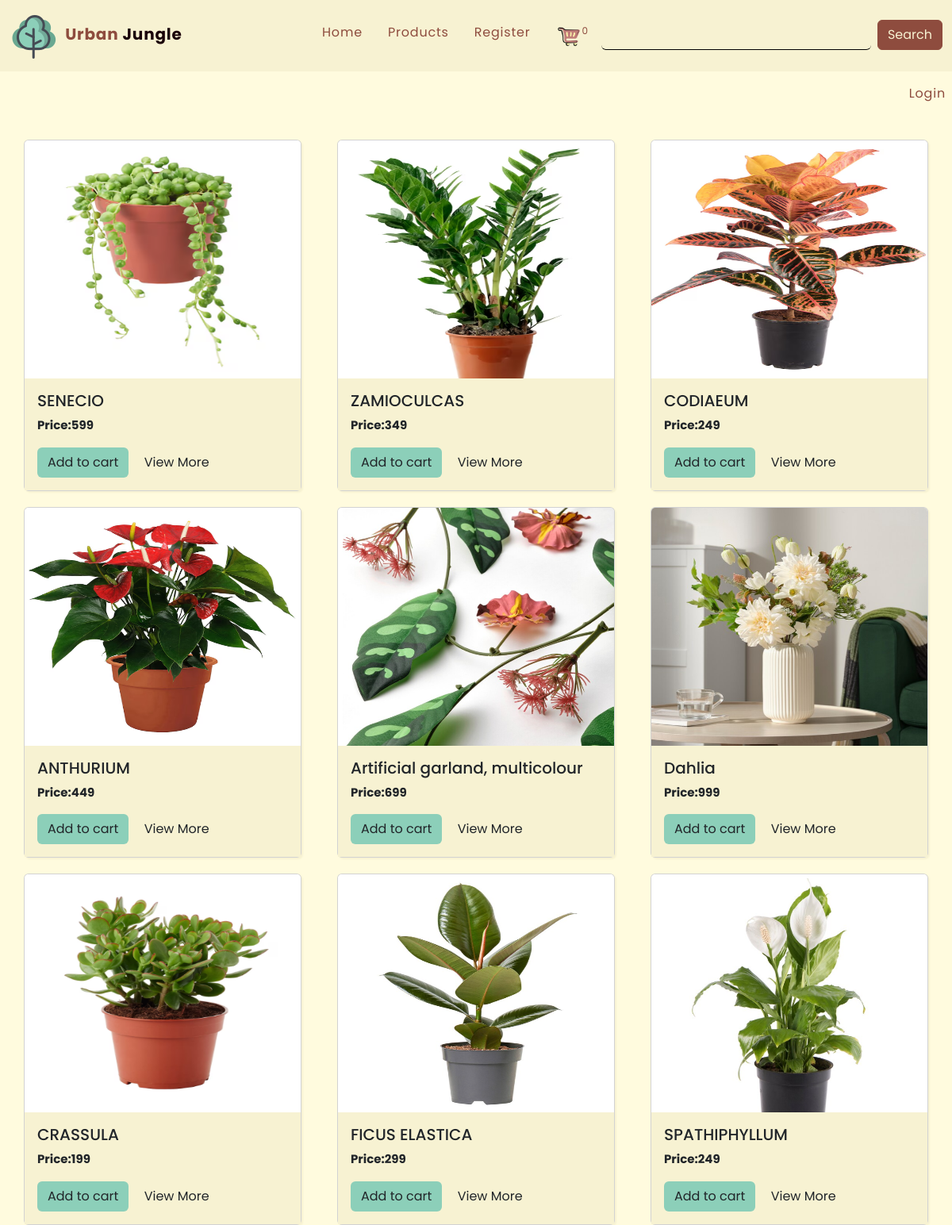
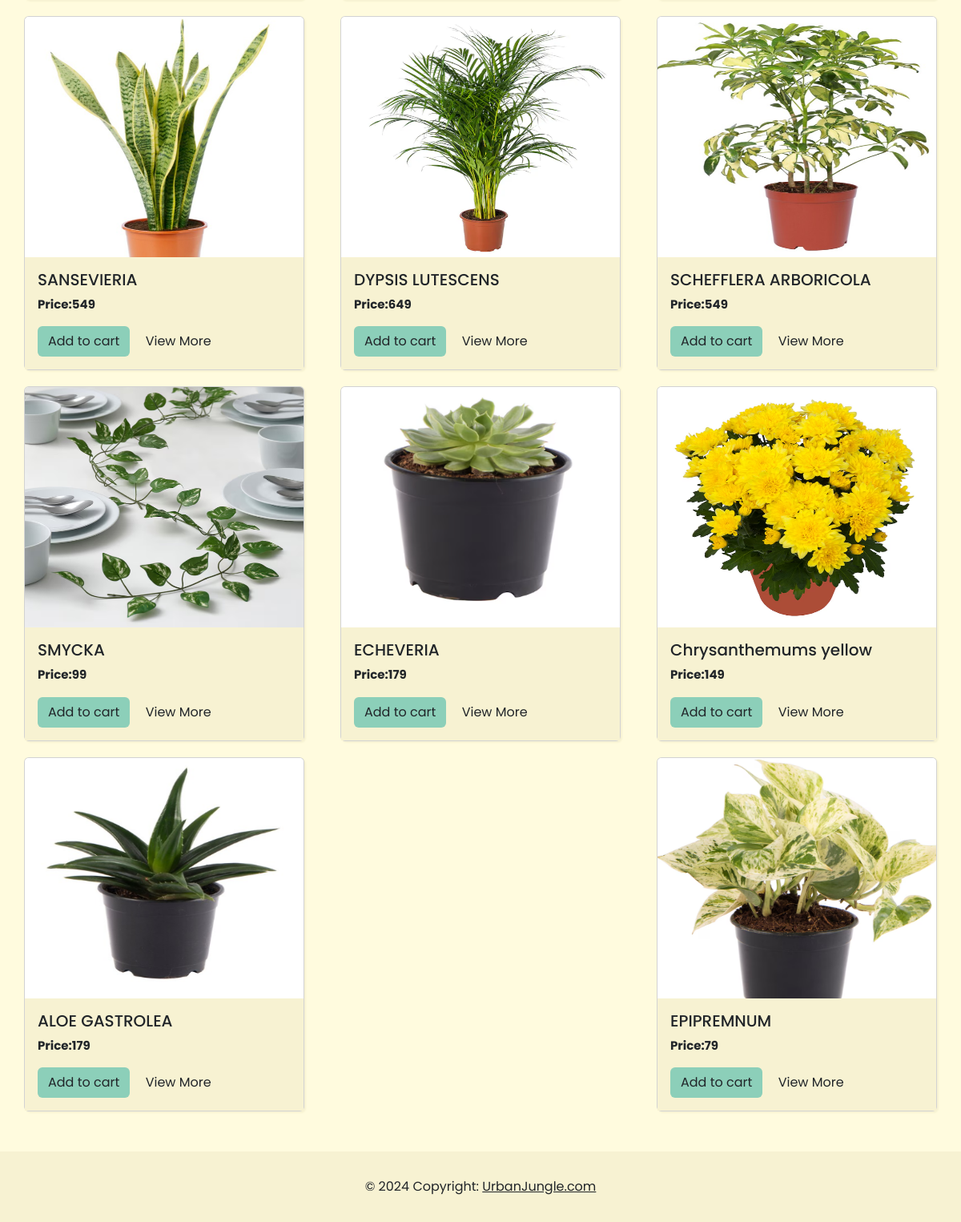
The page /dbms/display_all.php on the database its author committed (2 pictures, top to bottom).
### tables this page shows
CREATE TABLE `products` (
  `product_id` int(11) NOT NULL,
  `product_title` varchar(100) NOT NULL,
  `product_description` varchar(255) NOT NULL,
  `product_keywords` varchar(255) NOT NULL,
  `category_id` int(11) NOT NULL,
  `brand_id` int(11) NOT NULL,
  `product_image1` varchar(255) NOT NULL,
  `product_image2` varchar(255) NOT NULL,
  `product_image3` varchar(255) NOT NULL,
  `product_price` varchar(100) NOT NULL,
  `date` timestamp NOT NULL DEFAULT current_timestamp() ON UPDATE current_timestamp(),
  `status` varchar(100) NOT NULL
);

### dbms/functions/common_function.php (the view, shortened to what this page needs)
<?php
function getAllProducts()
{
    global $conn;
    if (!isset($_GET['category'])) {
        if (!isset($_GET['brand'])) {
            $select_query = "SELECT * FROM `products` ORDER BY rand()";
            $result_query = mysqli_query($conn, $select_query);
            while ($row = mysqli_fetch_assoc($result_query)) {
                $prod_id = $row['product_id'];
                $prod_title = $row['product_title'];
                $prod_image1 = $row['product_image1'];
                $prod_price = $row['product_price'];
                echo "<div style='display: flex;
                flex-direction: column;
                justify-content: space-between;
                width: 350px; margin-bottom:20px;'>
                    <div class='card' data-aos='fade-up' data-aos-delay='300' data-aos-duration='1000' style='box-shadow: 2px 2px 2px 0px #f7f2d2;'>
                        <img src=' ./admin_area/product_images/$prod_image1' style='height:300px' class='card-img-top' alt='...'>
                        <div class='card-body' style='background-color:#f7f2d2'>
                            <h5 class='card-title' style='font-size:20px;'>$prod_title</h5>
                            <p class='card-text' style='font-size:15px; font-weight:bold;'>Price:$prod_price</p>
                            <a href='index.php?add_to_cart=$prod_id' class='btn' style='background-color:
                            #8ccfb9;'>Add to cart</a><a style='margin-left: 2%;' href='product_details.php?product_id=$prod_id' class='btn' style='color:#8e4c3e; margin-left:2%;'>View More</a>
                        </div>
                    </div>
                </div>";
            }
        }
    }
}
function getIPAddress()
{
    if (!empty($_SERVER['HTTP_CLIENT_IP'])) {
        $ip = $_SERVER['HTTP_CLIENT_IP'];
    }
    elseif (!empty($_SERVER['HTTP_X_FORWARDED_FOR'])) {
        $ip = $_SERVER['HTTP_X_FORWARDED_FOR'];
    }
    else {
        $ip = $_SERVER['REMOTE_ADDR'];
    }
    return $ip;
}
function cart_item()
{
    if (isset($_GET['add_to_cart'])) {
        global $conn;
        $get_ip_add = getIPAddress();
        $select_query = "Select * from `cart_details` where ip_address='$get_ip_add'";
        $result_query = mysqli_query($conn, $select_query);
        $num_of_rows = mysqli_num_rows($result_query);
    } else {
        global $conn;
        $get_ip_add = getIPAddress();
        $select_query = "Select * from `cart_details` where ip_address='$get_ip_add'";
        $result_query = mysqli_query($conn, $select_query);
        $num_of_rows = mysqli_num_rows($result_query);
    }
    echo $num_of_rows;
}

### dbms/display_all.php (style rules this page uses)
* { font-family: 'Poppins', Courier, monospace; }

### dbms/includes/navbar_nav.php (style rules this page uses)
* { font-family: 'Poppins', Courier, monospace; }
body { background-color: #fffbde; }

### rows shown on the page
products: product_image1 (picture), product_title "SENECIO", product_price "599"
products: product_image1 (picture), product_title "ZAMIOCULCAS", product_price "349"
products: product_image1 (picture), product_title "CODIAEUM", product_price "249"
products: product_image1 (picture), product_title "ANTHURIUM", product_price "449"
products: product_image1 (picture), product_title "Artificial garland, multicolour", product_price "699"
products: product_image1 (picture), product_title "Dahlia", product_price "999"
products: product_image1 (picture), product_title "CRASSULA", product_price "199"
products: product_image1 (picture), product_title "FICUS ELASTICA", product_price "299"
products: product_image1 (picture), product_title "SPATHIPHYLLUM", product_price "249"
products: product_image1 (picture), product_title "SANSEVIERIA", product_price "549"
products: product_image1 (picture), product_title "DYPSIS LUTESCENS", product_price "649"
products: product_image1 (picture), product_title "SCHEFFLERA ARBORICOLA", product_price "549"
products: product_image1 (picture), product_title "SMYCKA", product_price "99"
products: product_image1 (picture), product_title "ECHEVERIA", product_price "179"
products: product_image1 (picture), product_title "Chrysanthemums yellow", product_price "149"
products: product_image1 (picture), product_title "ALOE GASTROLEA", product_price "179"
products: product_image1 (picture), product_title "EPIPREMNUM", product_price "79"

### other values the page prints
$num_of_rows "0"
